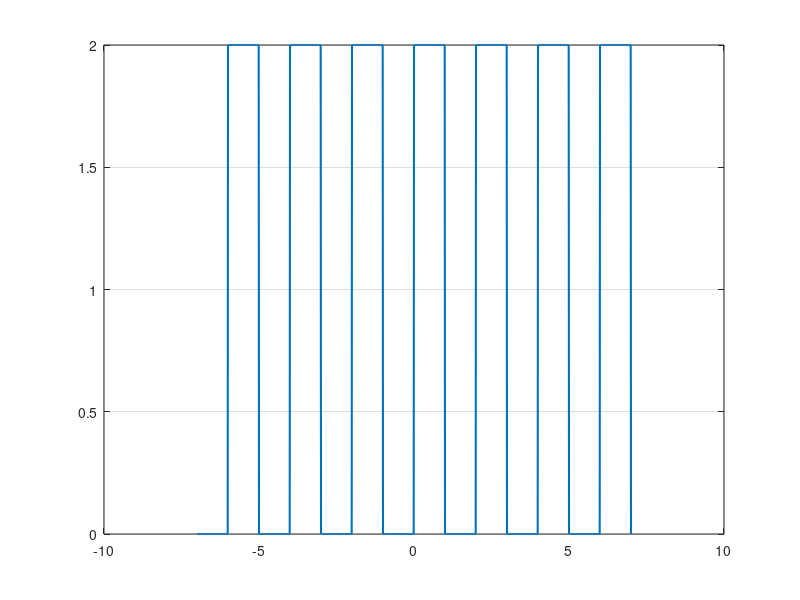

Here is the MATLAB script that generated this plot: (Note: this script raises an error after producing the figure.)
%%
% Example 4.1: Complex Numbers Rectangular Form
clear; clc;
% Real value, a = 2
% Imaginary value, b = 5
% Complex number, C = a + i*b
a = 2; b = 5;
C = a + 1i*b;
% C = complex(a, b);
fprintf("C =");
disp(C);

%%
% Example 4.2: Complex Numbers Polar Form
clear; clc;
a = 2; b = 5;
C_mag = sqrt(a^2 + b^2);
C_angle = atan(b/a)*(180/pi); % in degree
% or C = complex(a, b);
% and C_mag = abs(C);
% and C_angle = angle(C)*(180/pi); % in degree
C_polar = [C_mag; C_angle];
fprintf("C_polar =\n");
disp(C_polar);

%%
% Example 4.3: Euler's Formula
clear; clc;
% C1 = 2 + 5i
% C2 = 5 + 10i
% Convert C1 and C2 in exponential form
% Determine M = C1*C2 and D = C1/C2 in exponential form

C1 = complex(2, 5);
C2 = complex(5, 10);
C1_mag = abs(C1);
C1_angle = angle(C1);
C2_mag = abs(C2);
C2_angle = angle(C2);
% C = a + bi = |C| (cos(theta) + i*sin(theta)) = |C|exp(i*theta)
disp(['C1 in exponential form: ', num2str(C1_mag), 'exp(i*', ...
    num2str(C1_angle), ')']);
disp(['C2 in exponential form: ', num2str(C2_mag), 'exp(i*', ...
    num2str(C2_angle), ')']);

% C1*C2
M_mag = C1_mag*C2_mag;
M_angle = C1_angle + C2_angle;
disp(['C1*C2 in exponential form: ', num2str(M_mag), 'exp(i*', ...
    num2str(M_angle), ')']);

% C1/C2
D_mag = C1_mag/C2_mag;
D_angle = C1_angle - C2_angle;
disp(['C1/C2 in exponential form: ', num2str(D_mag), 'exp(i*', ...
    num2str(D_angle), ')']);

%%
% Example 4.5: Fourier Series
% input: square wave function
% T = 2; Magnitude = 1; Omega = pi
t = -7:0.01:7;
x = 1 - square(pi*(t + 1));
plot(t, x, 'LineWidth', 1.5)
grid on; hold on;

% Fourier Series
syms k t
omega = pi;
T = 2;
k = 1:5;
a_0 = (2/T)*int(2, t, 0, 1);
a_k = (2/T)*int(2*cos(k*omega*t), t, 0, 1);
b_k = (2/T)*int(2*sin(k*omega*t), t, 0, 1);
f = (a_0/2) + sum(a_k.*cos(k*omega*t)) + sum(b_k.*sin(k*omega*t));
fplot(f, [0, 7])
grid on;

%%
% Example 4.6: DFT and Inverse DFT

clc; clear;
disp('Input sequence: ');
x = [1 4 5 7]
F = fft(x);
disp('Fourier transform of x: ');
F
inv_F = ifft(F);
disp('Inverse Fourier transform of F: ');
inv_F

%%
% Example 4.7: Taylor Series
clc; clear;
% Taylor series expansion
% Function: f(x)=2*sin(x) at a point x=a=0.5;
% Taylor series expansion yp to 4th and 10th order

syms x;
f = 2*sin(x);
a = 0.5;
T_4 = taylor(f,x,a,'order',4);
T_10 = taylor(f,x,a,'order',10);
disp('Taylor series expansion of 2*sin(x) at a=0.5 up to 4th order:');
T_4
fplot(T_4,'b','Linewidth',1.5);
hold on;
fplot(T_10,'g','Linewidth',1.5);
hold on;
fplot(f,'r','Linewidth',1.5);
hold off;
xlim([-4 4]);
ylim([-4 2]);
grid on
legend('Taylor series up to 4th order',...
        'Taylor series up to 10th order',...
        'Original function: 2*sin(x)','Location','Best')
title('Taylor series of 2*sin(x) at a = 0.5');

%%
% Example 4.8: Equilibrium Points
% Two differential equation
% dy/dt = 4x^2-xy
% dx/dt = 2y-x^2
% Determine the equilibrium points of the system
% For determining equilibrium points consider,
% dy/dt = 0 and dx/dt = 0
% The solution x and y will be the equilibrium points of the system

clc; close all; clear;
syms x y
[solx,soly] = solve(4*x^2-x*y == 0, 2*y-x^2 == 0);
disp('Equilibrium points:')
E_point1=[solx(1), soly(1)]
E_point2=[solx(2), soly(2)]


%%
% Example 4.9: Energy Calculation
% Real power, P = 10 W
% Reactive power, Q = 20 VAR
% Time, t = 24 hours = 86400 sec
% Aparent power, S is a complex number
% Electrical energy, E = P*t

clc; close all; clear;
P = 10; Q = 20; t = 86400;
% Rectangular form
S_rec=complex(P,Q);
disp('Apparent power in rectangular form:');
S_rec
% Polar form
S_mag=abs(S_rec);
S_angle=angle(S_rec)*(180/pi); % unit: Degree
S_polar=[S_mag,S_angle];
disp("Apparent power in polar form - [Magnitude Angle(Degree)]:");
S_polar
% Electrical energy
E=P*t;
disp(['Electrical energy: ',num2str(E),' Joule']);

%%
% Example 4.4: Eulers Series for Solving Initial Value Problem

clc; clear;
% Generate a function for the differential equation
% Differential equation: dy/dx = y'= 2x^2+y-2
% Condition: 0 ,= x,= 5; y(0)=0.1
% N.B. MATLAB iterates from 1, not from 0.
% Hence, for the initial value y(0), we will consider it y(1).
% Number of step, N=18

f=@(x,y) 2*x^2+y-2;
L=input('Enter the lower limit of x:');
U=input('Enter the upper limit of x:');
N=input('Enter the number of step:');
y1=input('Enter initial value of y:');
Euler_series(f,L,U,N,y1);

% =====================================================
function Sol=Euler_series(f,L,U,N,y1)
% Input parameters:
% f: A function that provides the differential equation
% L: Lower limit of x
% U: Upper limit of x
% N: Number of steps
% y1: Initial value of y
% Output parameters:
% Sol: [x,y]; x: abscissas; y: ordinate

% Consider the step size, h

h = (U-L)/N;
y = zeros(N+1, 1);
x = zeros(N+1, 1);
x(1) = L;
y(1) = y1;
for i=1:N
    y(i+1) = y(i) + h*f(x(i), y(i));
    x(i+1) = x(i) + i*h;
end
plot(x,y,'*');
grid on;
xlabel('x');
ylabel('y');
title('Differential equation: dy/dx=2x^2+y-2; 0,=x,=5; y(0)=0.1');
Sol=[x,y];
end
